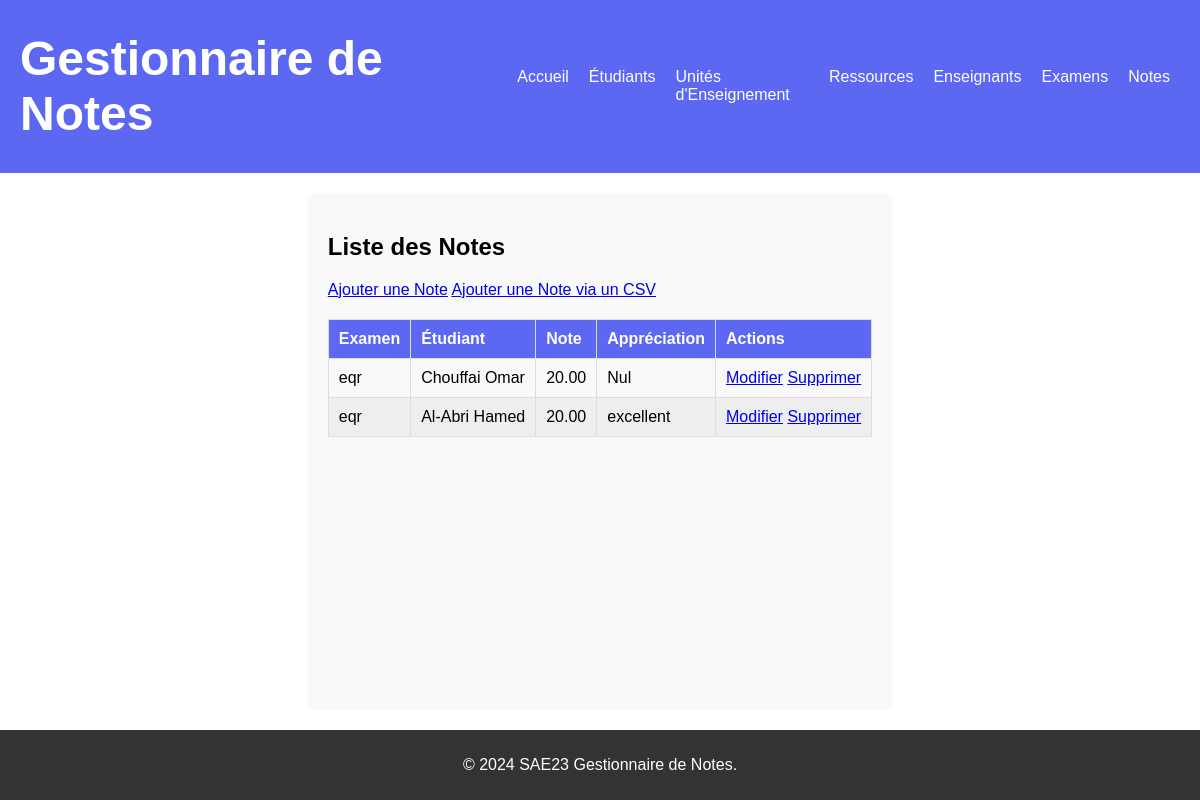
The app's page /notes/ with its own data.
### gestionnaire_de_notes/models.py (models this page shows, shortened)
class Note(models.Model):
    examen = models.ForeignKey("Examen", on_delete=models.CASCADE)
    etudiant = models.ForeignKey("Etudiant", on_delete=models.CASCADE)
    note = models.DecimalField(max_digits=5, decimal_places=2)
    appreciation = models.TextField()

class Examen(models.Model):
    id = models.AutoField(primary_key=True)
    titre = models.CharField(max_length=100)
    date = models.DateField()
    coefficient = models.DecimalField(max_digits=5, decimal_places=2)
    ressource_ue = models.ForeignKey('RessourceUE', on_delete=models.CASCADE, default=1)

class Etudiant(models.Model):
    numero = models.CharField(max_length=30, unique=True)
    nom = models.CharField(max_length=30)
    prenom = models.CharField(max_length=30)
    groupe = models.CharField(max_length=30)
    photo = models.ImageField(upload_to='gestionnaire_de_notes/media/photo')
    email = models.EmailField(unique=True)

### gestionnaire_de_notes/views.py (the view)
# urls.py: path('notes/', views.note_list, name='note_list'),
def note_list(request):
    notes = Note.objects.all()
    return render(request, 'gestionnaire_de_notes/Notes/liste.html', {'notes': notes})

### gestionnaire_de_notes/templates/gestionnaire_de_notes/Notes/liste.html (shortened to what this page needs)
{% extends 'gestionnaire_de_notes/main.html' %}
{% block content %}
    <h2>Liste des Notes</h2>
    <a href="{% url 'note_create' %}">Ajouter une Note</a>
    <a href="{% url 'upload_notes' %}">Ajouter une Note via un CSV</a>
    <table>
        <thead>
            <tr>
                <th>Examen</th>
                <th>Étudiant</th>
                <th>Note</th>
                <th>Appréciation</th>
                <th>Actions</th>
            </tr>
        </thead>
        <tbody>
            {% for note in notes %}
                <tr>
                    <td>{{ note.examen.titre }}</td>
                    <td>{{ note.etudiant.nom }} {{ note.etudiant.prenom }}</td>
                    <td>{{ note.note }}</td>
                    <td>{{ note.appreciation }}</td>
                    <td>
                        <a href="{% url 'note_update' note.pk %}">Modifier</a>
                        <a href="{% url 'note_delete' note.pk %}">Supprimer</a>
                    </td>
                </tr>
            {% endfor %}
        </tbody>
    </table>
{% endblock %}

### gestionnaire_de_notes/static/gestionnaire_de_notes/style.css (style rules this page uses)
html, body { height: 100%; margin: 0; padding: 0; font-family: Arial, sans-serif; }
body { display: flex; flex-direction: column; }
table { width: 100%; border-collapse: collapse; margin-top: 20px; }
th, td { padding: 10px; border: 1px solid #ddd; text-align: left; }
th { background-color: #5c67f2; color: white; }
td { background-color: #f9f9f9; }
tr:nth-child(even) td { background-color: #eee; }

### records on screen
Note: examen.titre "eqr", etudiant.nom "Chouffai", etudiant.prenom "Omar", note "20.00", appreciation "Nul"
Note: examen.titre "eqr", etudiant.nom "Al-Abri", etudiant.prenom "Hamed", note "20.00", appreciation "excellent"
